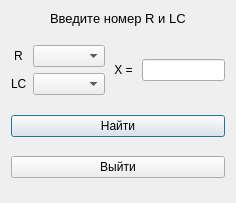
<?xml version="1.0" encoding="UTF-8"?>
<ui version="4.0">
 <class>FullResistance</class>
 <widget class="QDialog" name="FullResistance">
  <property name="geometry">
   <rect>
    <x>0</x>
    <y>0</y>
    <width>236</width>
    <height>203</height>
   </rect>
  </property>
  <property name="windowTitle">
   <string>Dialog</string>
  </property>
  <layout class="QVBoxLayout" name="verticalLayout">
   <item alignment="Qt::AlignHCenter">
    <widget class="QLabel" name="label">
     <property name="font">
      <font>
       <pointsize>10</pointsize>
      </font>
     </property>
     <property name="text">
      <string>Введите номер R и LC</string>
     </property>
    </widget>
   </item>
   <item>
    <spacer name="verticalSpacer">
     <property name="orientation">
      <enum>Qt::Vertical</enum>
     </property>
     <property name="sizeHint" stdset="0">
      <size>
       <width>20</width>
       <height>40</height>
      </size>
     </property>
    </spacer>
   </item>
   <item>
    <layout class="QHBoxLayout" name="horizontalLayout">
     <item>
      <layout class="QGridLayout" name="gridLayout">
       <item row="1" column="0" alignment="Qt::AlignHCenter">
        <widget class="QLabel" name="label_3">
         <property name="text">
          <string>LC</string>
         </property>
        </widget>
       </item>
       <item row="0" column="0" alignment="Qt::AlignHCenter">
        <widget class="QLabel" name="label_2">
         <property name="font">
          <font>
           <pointsize>9</pointsize>
          </font>
         </property>
         <property name="text">
          <string>R</string>
         </property>
        </widget>
       </item>
       <item row="0" column="1">
        <widget class="QComboBox" name="comboBoxR"/>
       </item>
       <item row="1" column="1">
        <widget class="QComboBox" name="comboBoxLC"/>
       </item>
      </layout>
     </item>
     <item alignment="Qt::AlignRight">
      <widget class="QLabel" name="label_4">
       <property name="font">
        <font>
         <pointsize>9</pointsize>
        </font>
       </property>
       <property name="text">
        <string> X = </string>
       </property>
      </widget>
     </item>
     <item>
      <widget class="QLineEdit" name="output"/>
     </item>
    </layout>
   </item>
   <item>
    <spacer name="verticalSpacer_2">
     <property name="orientation">
      <enum>Qt::Vertical</enum>
     </property>
     <property name="sizeHint" stdset="0">
      <size>
       <width>20</width>
       <height>40</height>
      </size>
     </property>
    </spacer>
   </item>
   <item>
    <widget class="QPushButton" name="EnterNumbers">
     <property name="font">
      <font>
       <pointsize>9</pointsize>
      </font>
     </property>
     <property name="text">
      <string>Найти</string>
     </property>
    </widget>
   </item>
   <item>
    <spacer name="verticalSpacer_4">
     <property name="orientation">
      <enum>Qt::Vertical</enum>
     </property>
     <property name="sizeHint" stdset="0">
      <size>
       <width>20</width>
       <height>40</height>
      </size>
     </property>
    </spacer>
   </item>
   <item>
    <widget class="QPushButton" name="Exit">
     <property name="font">
      <font>
       <pointsize>9</pointsize>
      </font>
     </property>
     <property name="text">
      <string>Выйти</string>
     </property>
    </widget>
   </item>
   <item>
    <spacer name="verticalSpacer_3">
     <property name="orientation">
      <enum>Qt::Vertical</enum>
     </property>
     <property name="sizeHint" stdset="0">
      <size>
       <width>20</width>
       <height>40</height>
      </size>
     </property>
    </spacer>
   </item>
  </layout>
 </widget>
 <resources/>
 <connections/>
</ui>
